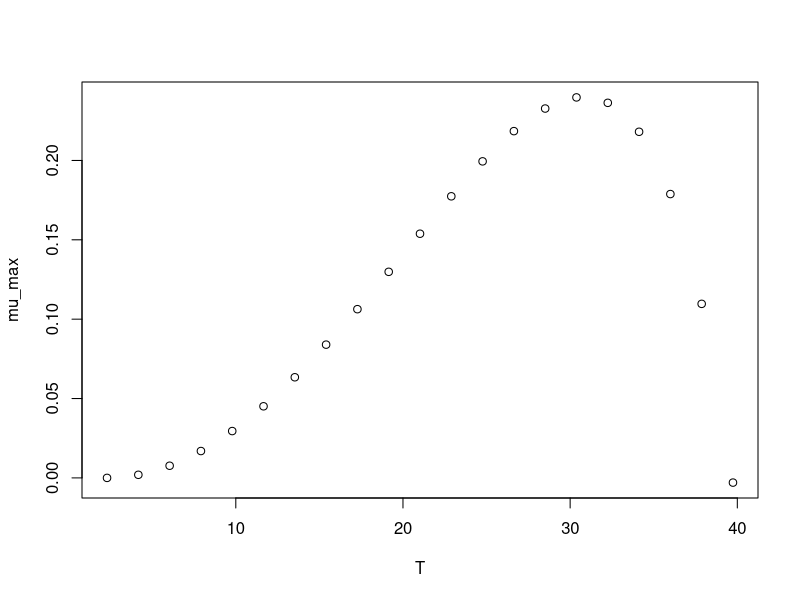

Write the R code that produced this figure.
#############################
# start of Parameter script
#############################
T <- seq(2.2977022977023,39.7397,length.out=21)
#############################
# end of Parameter script
#############################
############################# 
# start of Model script Gropin ID 392 
#############################
 
# constant coefficients for this model
 
variables <- data.frame(T)
argumentsPar <- expand.grid(variables)
 
# heart of the model
response_surface <- function(T) {
   mumax <-(2.4*(10^-1)*(T-39.7)*((T-2.3)^2))/((30.8-2.3)*((30.8-2.3)*(T-30.8)-(30.8-39.7)*(30.8+2.3-2*T)))

return(mumax=mumax)
} 

# output parameters
mumax <- cbind(argumentsPar,response_surface(argumentsPar['T']))
colnames(mumax) <- c(colnames(argumentsPar),'mumax')
#############################
# End of Model script
#############################
############################# 
# start of Visualisation script Gropin ID 392 
#############################
plot(T,mumax$mumax,
                          xlab='T',
                          ylab='mu_max')
#############################
# End of Visualisation script
#############################
